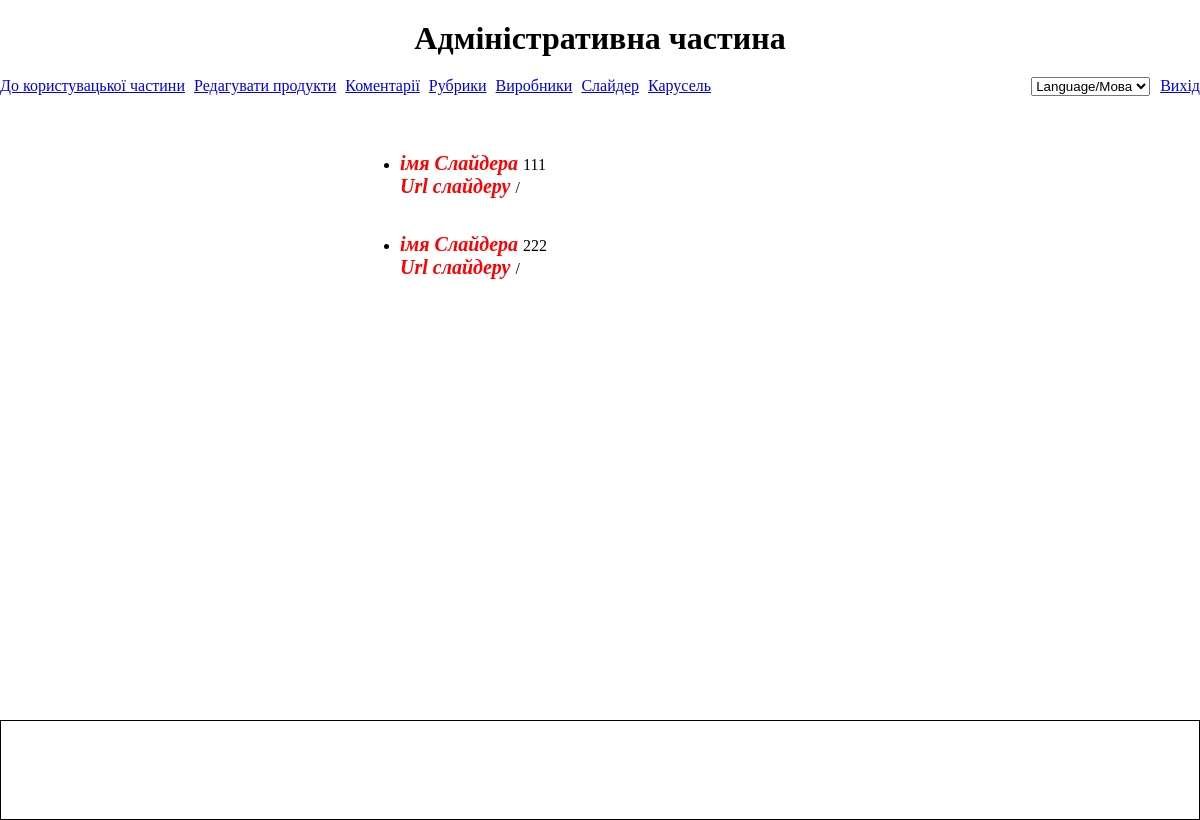
/adminSliders (signed in), run on an earlier commit of the app's database.
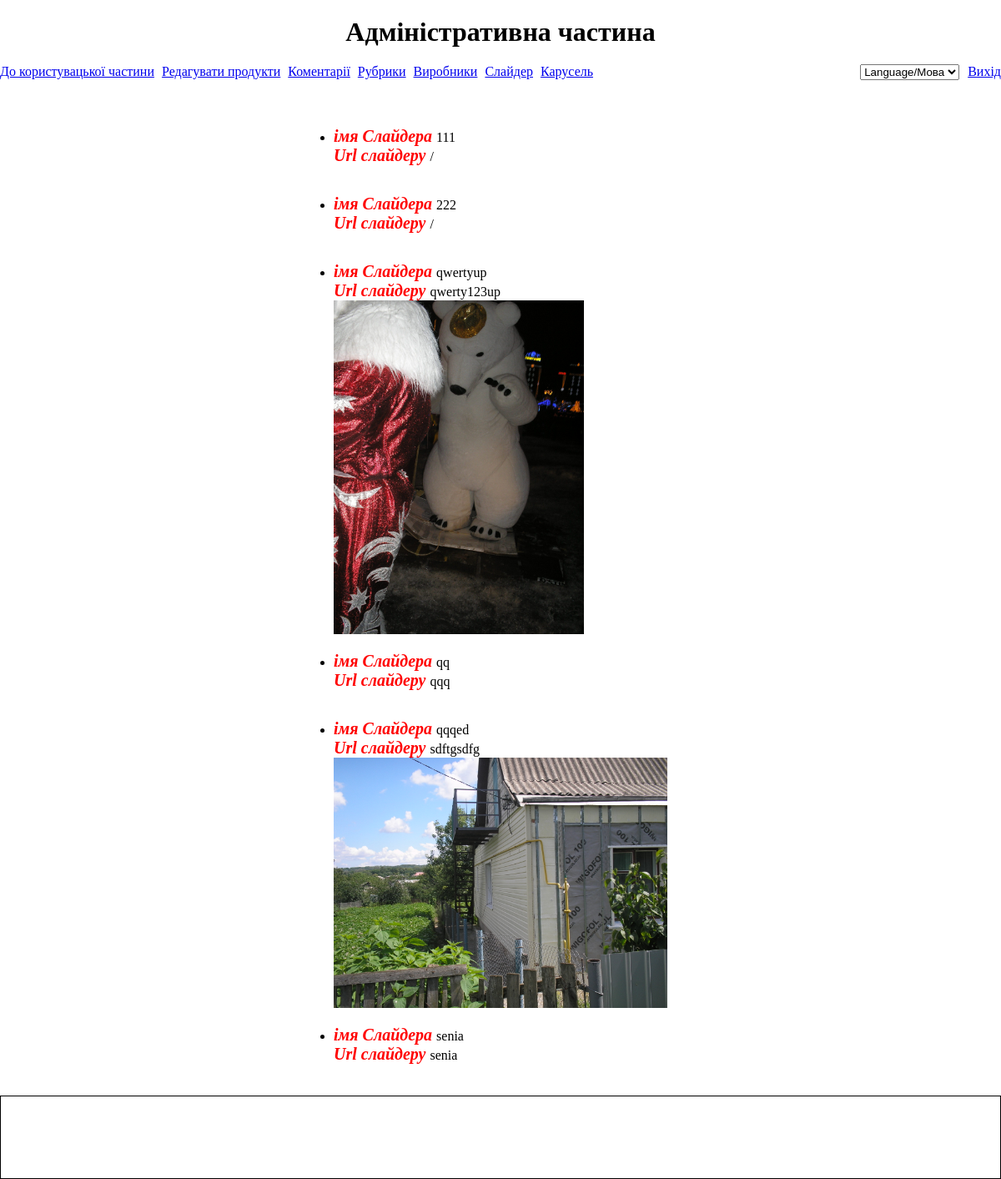
And on a later commit of the database.
### tables this page shows
CREATE TABLE `slider` (
  `id` int(10) UNSIGNED NOT NULL,
  `image` varchar(50) NOT NULL,
  `url` varchar(50) NOT NULL,
  `title` varchar(50) NOT NULL
);

### resources/admintemplate/index.php (called while the page is built, shortened)
<?php
    require_once "header.php";
    $view=$router->getView($view);
    include_once ($view);
    require_once "footer.php";

### public/index.php (called while the page is built, shortened)
<?php
$router = new Application();
$controller=$router->getController();
$data_and_view = $router->runController($controller);
$template_folder = $router->findAppropriateTemplate($view);
require_once PATH_SITE."/resources/".$template_folder."/index.php";

### resources/languages/uk.php (called while the page is built, shortened)
<?php
$main_customer_page = "До користувацької частини";
$this_is_admin_part = "Адміністративна частина";
$exit = "Вихід";
$comments = "Коментарії";
$categoriesTitles ="Рубрики";
$manufacturersTitles = "Виробники";
$editProducts = "Редагувати продукти";
$slider = "Слайдер";
$sliderName = "імя Слайдера";
$sliderUrl = "Url слайдеру";
$carousel = "Карусель";

### app/lib/HelperService.php (called while the page is built, shortened)
<?php
class HelperService {
    public static function prozessLangArray()
    {
        $langs = [];
        foreach (LANG as $ln) {
            $arr = explode('=>', $ln);
            $key = trim($arr[0], ' ');
            $value = trim($arr[1], ' ');
            $langs[$key] = $value;
        }
        return $langs;
    }
    public static function currentLang()
    {
        $langs = self::prozessLangArray();
        $url = $_SERVER['REQUEST_URI'];
        $url = trim($url, '/');
        $url = trim($url);
        foreach ($langs as $key => $value){
            $position = strpos($url, $key);
        }
        return '';
    }
}

### app/core/database.php (called while the page is built, shortened)
<?php
class DataBase {
    function __construct(){
     try{
           $this->conn = new \PDO('mysql:dbname='.NAME_BD.';host='.HOST.'', USER, PASSWORD, array(\PDO::MYSQL_ATTR_INIT_COMMAND => 'SET NAMES\'UTF8\''));
        }catch(\PDOException $e) {die("Ошибка соединения с базой или хостом:".$e->getMessage());}
    }
}
?>

### app/protected/models/admin_slider.php (called while the page is built, shortened)
<?php
class Admin_Slider extends DataBase
{
   public function getSliders()
   {
       $sql = "SELECT `id`, `image`, `title`, `url` FROM `slider`";
       $stmt = $this->conn->query($sql);
       $res = $stmt->fetchAll();
       return $res;
   }
}

### app/protected/controllers/adminSliders.php (called while the page is built, shortened)
<?php
class AdminSliders extends AdminController {
    public function index($fullfilledAction = null, $id =null, $error = null )
    {
        $sliders = (new Admin_Slider())->getSliders();
        return ['view'=>'admin/sliders.php', 'sliders'=>$sliders, 'action'=> $fullfilledAction, 'id' => $id , 'error'=> $error ];
    }
}

### app/core/application.php (called while the page is built, shortened)
<?php
class Application extends MainDispatcher {
    public function runController($controller){
        $action = $controller[1];
        $contr = new $name_contr($controller);
        $data=call_user_func(array($contr, $action));
        return $data;
    }
}

### resources/admin/sliders.php (the view, shortened to what this page needs)
<div class="admin__block">
    <ul class="sliders-menu">
        <?php foreach ($sliders as $slider): ?>
        <li  class="sliders-menu__item-container" data-id="<?= $slider->id ?>" >
               <p> <span class="admin__block-title"> <?= $sliderName ?> </span> <?= $slider->title ?> </p>
               <p> <span class="admin__block-title"><?= $sliderUrl ?> </span> <?= $slider->url ?></p>
            <img src="/uploads/slider/<?= $slider->image ?>" alt="" class="slider-menu__image" data-image="<?= $slider->image ?>">
        </li>
        <?php endforeach; ?>
    </ul>
</div>

### resources/admintemplate/header.php (shortened to what this page needs)
<!DOCTYPE html>
<html lang="ru">
  <head>
	<link href="/assets/css/admin.css" rel="stylesheet">
    </head>
    <body>
    <div class="container">
        <?php if(isset($_SESSION['admin'])) : ?>
        <header class="main-header ">
            <h1 class="main-header__title--h1"><?= $this_is_admin_part ?></h1>
            <nav class="main-header__nav ">
                 <ul class="main-header__menu" >
                     <li class="main-header__menu-item"><a href="/<?= \Lib\HelperService::currentLang() ?>" class="main-header__menu-item-link"><?= $main_customer_page ?></a></li>
                     <li class="main-header__menu-item"><a href="/<?= \Lib\HelperService::currentLang() ?>adminProducts" class="main-header__menu-item-link"><?= $editProducts ?></a></li>
                     <li class="main-header__menu-item"><a href="/<?= \Lib\HelperService::currentLang() ?>adminComments" class="main-header__menu-item-link"><?= $comments ?></a></li>
                     <li class="main-header__menu-item"><a href="/<?= \Lib\HelperService::currentLang() ?>adminCategories" class="main-header__menu-item-link"><?= $categoriesTitles ?></a></li>
                     <li class="main-header__menu-item"><a href="/<?= \Lib\HelperService::currentLang() ?>adminManufacturers" class="main-header__menu-item-link"><?= $manufacturersTitles ?></a></li>
                     <li class="main-header__menu-item"><a href="/<?= \Lib\HelperService::currentLang() ?>adminSliders" class="main-header__menu-item-link"><?= $slider ?></a></li>
                     <li class="main-header__menu-item"><a href="/<?= \Lib\HelperService::currentLang() ?>adminCarousels" class="main-header__menu-item-link"><?= $carousel ?></a></li>
                     <li class="main-header__admin"> <a href="/<?= \Lib\HelperService::currentLang() ?>admin/leave" ><?= $exit ?></a></li>
                     <li class="main-header__language-select">
                         <select name="language"  onchange="window.location.href=this.options[this.selectedIndex].value" >
                             <option selected disabled>Language/Мова</option>
                         </select>
                     </li>
                </ul>
             </nav>
        </header>
        <?php endif; ?>
       <section class="content">

### resources/admintemplate/footer.php (shortened to what this page needs)
            </section>
            <footer class="site-footer">
            </footer>
    </div>
</body>
</html>

### public/assets/css/admin.css (style rules this page uses)
* { box-sizing: border-box; margin: 0; padding: 0; }
html, body { height: 100%; }
.container { position: relative; min-height: 100%; }
.content { padding-bottom: 100px; }
.site-footer { position: absolute; left: 0; bottom: 0; width: 100%; border: 1px solid black; height: 100px; }
.container { max-width: 1200px; margin: 0 auto; }
.main-header__title--h1 { text-align: center; margin: 20px; }
.main-header__menu-item { display: inline-block; list-style-type: none; margin-right: 5px; }
.main-header__admin { float: right; display: inline-block; list-style-type: none; }
.main-header__menu { width: 100%; margin-bottom: 20px; }
.main-header__language-select { float: right; display: inline-block; list-style-type: none; margin-right: 10px; }
.update-comment__block-title, .update-category__block-title, .create-category__block-title, .create__block-title, .admin__block-title { font: bold italic 20px serif; color: red; }
.update-comment__block, .admin-categories__block, .update-category__block, .create-category__block, .admin-manufacturers__block, .create__block, .admin__block { width: 400px; margin: 0 auto; padding-top: 20px; }
.slider-menu__image { max-width: 400px; max-height: 400px; }
.sliders-menu__item-container { margin-top: 17px; }
.sliders-menu { margin-bottom: 20px; }

What changed in the data, as far as the page shows it:
added slider: title "qwertyup", url "qwerty123up", image (picture)
added slider: title "qq", url "qqq"
added slider: title "qqqed", url "sdftgsdfg", image (picture)
added slider: title "senia", url "senia"
